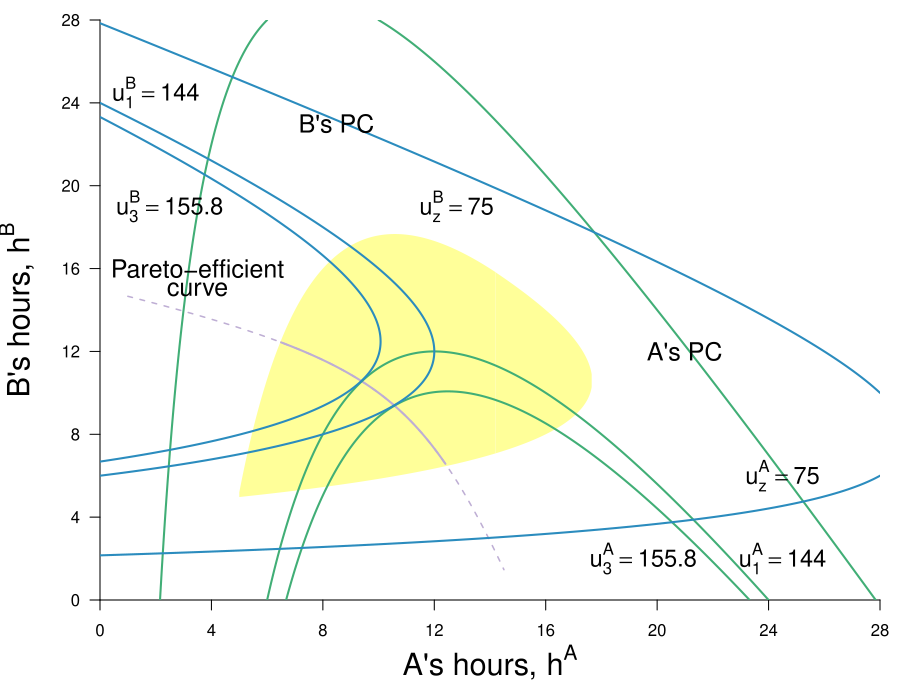

Source code (R):
require(shape)
pdf(file = "coordination_failures/coord_fallback_pareto_75.pdf", width = 9, height = 7)

#Set parameters for graphics
pointsize <- 1.8
axislabelsize <- 1.8
labelsize <- 1.5
namesize <- 1.8
annotatesize <- 1.5
graphlinewidth <- 2
segmentlinewidth <- 1.5

COL <- c("#7fc97f", "#beaed4", "#fdc086", "#ffff99", "#386cb0", "#f0027f", "#bf5b17", "#666666")
COLA <- c("#99d8c9","#66c2a4","#41ae76", "#238b45", "#005824")
COLB <- c("#4eb3d3", "#2b8cbe", "#0868ac","#084081")

par(mar =  c(5, 5, 1, 1))

uA <- function(ea, eb, alpha = 30, beta = 1/2) {
  (alpha - beta*(ea+eb))*ea - 0.5*(ea)^2
}

uB <- function(ea, eb, alpha = 30, beta = 1/2) {
  (alpha - beta*(ea+eb))*eb - 0.5*(eb)^2
}

brfB <- function(ea, alpha = 30, beta = 1/2) {
  (alpha - beta*ea)/(1 + 2*beta)
}



brfA <- function(ea, alpha = 30, beta = 1/2) {
  (alpha - ea*(1 + 2*beta))/(beta)
}

brfPE <- function(ea, alpha = 30, beta = 1/8) {
  alpha*(1 - beta*ea)
}

hANE <- function(alpha, beta = 1/2){
  alpha/(1 + 3*beta)
}

hApEff <- function(alpha, beta = 1/2){
  alpha/(2 + 4*beta)
}

hApEff2 <- function(alpha, beta = 1/2){
  alpha/(1 + 4*beta)
}

intercept1 <- function(alpha, beta = 1/2){
  alpha/(1 + 2*beta)
}

PEC <- function(ea, alpha = 30, beta = 1/2){
  a = beta*(1+2*beta);
  b = -alpha*(1+3*beta)+(1+2*beta)^2*ea;
  c = alpha^2 - alpha*(1+3*beta)*ea+ beta*(1+2*beta)*ea^2
  delta = b^2-4*a*c
  return((-b-sqrt(delta))/(2*a))
}

indiffA <- function(ea, alpha = 30, beta = 1/2, uA = 144) {
  (alpha*ea - beta*(ea)^2 - 0.5*(ea)^2 - uA)/(beta*ea)
}

indiffBroot1 <- function(ea, alpha = 30, beta = 30, uB = 144){
  (-sqrt(alpha^2 - 2*alpha*beta*ea + beta^2*ea^2 - 4*beta*uB - 2*uB) + alpha - beta*ea)/(2*beta + 1)
}

indiffBroot2 <- function(ea, alpha = 30, beta = 30, uB = 144){
  (sqrt(alpha^2 - 2*alpha*beta*ea + beta^2*ea^2 - 4*beta*uB - 2*uB) + alpha - beta*ea)/(2*beta + 1)
}


xlims <- c(0, 28)
ylims <- c(0, 28)

npts <- 501 
x <- seq(xlims[1], xlims[2], length.out = npts)
y <- seq(ylims[1], ylims[2], length.out = npts) 
a <- c(60, 
       uA(hANE(alpha = 30, beta = 1/2), hANE(alpha = 30, beta = 1/2)),
       #uA(hApEff2(alpha = 30, beta = 1/2), hApEff2(alpha = 30, beta = 1/2)),
       155.8)
b <- c(60, 
       uA(hANE(alpha = 30, beta = 1/2),hANE(alpha = 30, beta = 1/2)), 
       #uB(hApEff2(alpha = 30, beta = 1/2), hApEff2(alpha = 30, beta = 1/2)), 
       155.8)

plot(0, 0, xlim = xlims, ylim = ylims, type = "n",
     xlab = expression(paste("")),
     ylab = expression(paste("")), 
     xaxt = "n", 
     yaxt = "n", 
     cex.lab = axislabelsize, 
     bty = "n",
     xaxs="i", 
     yaxs="i")


# ticksy <- c(ylims[1], ylims[2])
# ylabels <- c(NA, NA)
# ticksx <- c(xlims[1], xlims[2])
# xlabels <- c(NA, NA)
ticksy <- seq(ylims[1], ylims[2], 4)
ylabels <- seq(ylims[1], ylims[2], 4)
ticksx <- seq(xlims[1], xlims[2], 4)
xlabels <- seq(xlims[1], xlims[2], 4)


axis(1, at = ticksx,  pos = 0, labels = xlabels)
#text(x = c(0, hApEff2(alpha = 30), hANE(alpha = 30), intercept1(alpha = 30), xlims[2]), par("usr")[3] - 0.4, labels = xlabels, srt = 0, pos = 1, xpd = TRUE)

axis(2, at = ticksy, pos = 0, labels = ylabels, las = 1)

npts <- 500 
xx1 <- seq(xlims[1], xlims[2], length.out = npts)
xx2 <- seq(8.05, 11.55, length.out = npts)

#Polygon for the P-Improving Lens
#xpoly1 <- seq(from = 6.3, to = 13.65, length.out = 500)
xpoly1 <- seq(from = 5, to = 14.2, length.out = 500)
ypoly1 <- indiffA(xpoly1, uA = 112, alpha = 30, beta = 1/2)
ypoly2 <- indiffBroot1(xpoly1, uB = 112, alpha = 30, beta = 1/2)
polygon(x = c(xpoly1, rev(xpoly1)), y = c(ypoly1, rev(ypoly2)), col = COL[4], density = NULL, border = NA)

xpoly1 <- seq(from = 14.2, to = 17.65, length.out = 500)
ypoly1 <- indiffBroot2(xpoly1, uB = 112, alpha = 30, beta = 1/2)
ypoly2 <- indiffBroot1(xpoly1, uB = 112, alpha = 30, beta = 1/2)
polygon(x = c(xpoly1, rev(xpoly1)), y = c(ypoly1, rev(ypoly2)), col = COL[4], density = NULL, border = NA)

#xx2 <- seq(8.05, 11.55, length.out = npts)
xx2 <- seq(1, 14.5, length.out = npts)
xx3 <- seq(6.5, 12.4, length.out = npts)

#Pareto-efficient curve line
lines(xx2, PEC(xx2, alpha = 30, beta = 1/2), col = COL[2], lty = 2, lwd = segmentlinewidth)
lines(xx3, PEC(xx3, alpha = 30, beta = 1/2), col = COL[2], lwd = graphlinewidth)

contour(y, x,
        outer(x, y, uA),
        drawlabels = FALSE,
        col = COLA[3],
        lwd = graphlinewidth,
        levels = a,
        xaxs="i",
        yaxs="i",
        add = TRUE)

text(0.5*xlims[2], -3, expression(paste("A's hours, ", h^A)), xpd = TRUE, cex = axislabelsize)
text(-3, 0.5*ylims[2], expression(paste("B's hours, ", h^B)), xpd = TRUE, cex = axislabelsize, srt = 90)

contour(x, y,
        outer(x, y, uB),
        drawlabels = FALSE,
        col = COLB[2],
        lwd = graphlinewidth,
        levels = b,
        add = TRUE
)

text(3.5, 16, expression("Pareto-efficient"), cex = annotatesize)
text(3.5, 15, expression("curve"), cex = annotatesize)
#Arrows(5.7, 10, 9.6, 10, col = "black", lty = 1, lwd = 2, arr.type = "triangle", arr.lwd = 0.5)

# text(11.1, 3.5, expression("Pareto-improving"), cex = annotatesize)
# text(11.1, 3, expression("lens"), cex = annotatesize)
# Arrows(11.1, 3.8, 11.1, 10.8, col = "black", lty = 1, lwd = 2, arr.type = "triangle", arr.lwd = 0.5)

#Label the indifference curves for A
# text(3.5, 0.8, expression(u[z]^A), cex = labelsize -.05)
# text(5.7, 0.8, expression(u[2]^A), cex = labelsize - 0.05)
# text(7.3, 0.8, expression(u[3]^A), cex = labelsize - 0.05)

text(24.5, 6, expression(u[z]^A == 75), xpd= TRUE, cex = labelsize -.05)
text(24.5, 2, expression(u[1]^A == 144), xpd = TRUE,  cex = labelsize - 0.05)
text(19.5, 2, expression(u[3]^A == 155.8),xpd = TRUE, cex = labelsize - 0.05)

text(21, 12, expression(paste("A's PC")), xpd = TRUE, cex = annotatesize)

#Label the indifference curves for B

text(12.8, 19, expression(u[z]^B  == 75), xpd = TRUE, cex = labelsize - 0.05)
text(2, 24.5, expression(u[1]^B == 144),xpd = TRUE,cex = labelsize - 0.05)
text(2.5, 19, expression(u[3]^B == 155.8),xpd = TRUE, cex = labelsize - 0.05)

text(8.5, 23, expression(paste("B's PC")), xpd = TRUE, cex = annotatesize)

dev.off()
